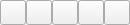
<?xml version="1.0" encoding="UTF-8"?>
<ui version="4.0">
 <class>RomStateFilter</class>
 <widget class="QWidget" name="RomStateFilter">
  <property name="geometry">
   <rect>
    <x>0</x>
    <y>0</y>
    <width>130</width>
    <height>25</height>
   </rect>
  </property>
  <layout class="QGridLayout" name="gridLayout">
   <property name="margin">
    <number>0</number>
   </property>
   <property name="spacing">
    <number>0</number>
   </property>
   <item row="0" column="0">
    <widget class="QToolButton" name="toolButtonCorrect">
     <property name="sizePolicy">
      <sizepolicy hsizetype="MinimumExpanding" vsizetype="MinimumExpanding">
       <horstretch>0</horstretch>
       <verstretch>0</verstretch>
      </sizepolicy>
     </property>
     <property name="focusPolicy">
      <enum>Qt::NoFocus</enum>
     </property>
     <property name="toolTip">
      <string>Toggle ROM state 'correct'</string>
     </property>
     <property name="statusTip">
      <string>Toggle ROM state 'correct'</string>
     </property>
     <property name="icon">
      <iconset resource="qmc2.qrc">
       <normaloff>:/data/img/sphere_green.png</normaloff>:/data/img/sphere_green.png</iconset>
     </property>
     <property name="checkable">
      <bool>true</bool>
     </property>
    </widget>
   </item>
   <item row="0" column="4">
    <widget class="QToolButton" name="toolButtonUnknown">
     <property name="sizePolicy">
      <sizepolicy hsizetype="MinimumExpanding" vsizetype="MinimumExpanding">
       <horstretch>0</horstretch>
       <verstretch>0</verstretch>
      </sizepolicy>
     </property>
     <property name="focusPolicy">
      <enum>Qt::NoFocus</enum>
     </property>
     <property name="toolTip">
      <string>Toggle ROM state 'unknown'</string>
     </property>
     <property name="statusTip">
      <string>Toggle ROM state 'unknown'</string>
     </property>
     <property name="icon">
      <iconset resource="qmc2.qrc">
       <normaloff>:/data/img/sphere_blue.png</normaloff>:/data/img/sphere_blue.png</iconset>
     </property>
     <property name="checkable">
      <bool>true</bool>
     </property>
    </widget>
   </item>
   <item row="0" column="1">
    <widget class="QToolButton" name="toolButtonMostlyCorrect">
     <property name="sizePolicy">
      <sizepolicy hsizetype="MinimumExpanding" vsizetype="MinimumExpanding">
       <horstretch>0</horstretch>
       <verstretch>0</verstretch>
      </sizepolicy>
     </property>
     <property name="focusPolicy">
      <enum>Qt::NoFocus</enum>
     </property>
     <property name="toolTip">
      <string>Toggle ROM state 'mostly correct'</string>
     </property>
     <property name="statusTip">
      <string>Toggle ROM state 'mostly correct'</string>
     </property>
     <property name="icon">
      <iconset resource="qmc2.qrc">
       <normaloff>:/data/img/sphere_yellowgreen.png</normaloff>:/data/img/sphere_yellowgreen.png</iconset>
     </property>
     <property name="checkable">
      <bool>true</bool>
     </property>
    </widget>
   </item>
   <item row="0" column="3">
    <widget class="QToolButton" name="toolButtonNotFound">
     <property name="sizePolicy">
      <sizepolicy hsizetype="MinimumExpanding" vsizetype="MinimumExpanding">
       <horstretch>0</horstretch>
       <verstretch>0</verstretch>
      </sizepolicy>
     </property>
     <property name="focusPolicy">
      <enum>Qt::NoFocus</enum>
     </property>
     <property name="toolTip">
      <string>Toggle ROM state 'not found'</string>
     </property>
     <property name="statusTip">
      <string>Toggle ROM state 'not found'</string>
     </property>
     <property name="icon">
      <iconset resource="qmc2.qrc">
       <normaloff>:/data/img/sphere_grey.png</normaloff>:/data/img/sphere_grey.png</iconset>
     </property>
     <property name="checkable">
      <bool>true</bool>
     </property>
    </widget>
   </item>
   <item row="0" column="2">
    <widget class="QToolButton" name="toolButtonIncorrect">
     <property name="sizePolicy">
      <sizepolicy hsizetype="MinimumExpanding" vsizetype="MinimumExpanding">
       <horstretch>0</horstretch>
       <verstretch>0</verstretch>
      </sizepolicy>
     </property>
     <property name="focusPolicy">
      <enum>Qt::NoFocus</enum>
     </property>
     <property name="toolTip">
      <string>Toggle ROM state 'incorrect'</string>
     </property>
     <property name="statusTip">
      <string>Toggle ROM state 'incorrect'</string>
     </property>
     <property name="icon">
      <iconset resource="qmc2.qrc">
       <normaloff>:/data/img/sphere_red.png</normaloff>:/data/img/sphere_red.png</iconset>
     </property>
     <property name="checkable">
      <bool>true</bool>
     </property>
    </widget>
   </item>
  </layout>
 </widget>
 <tabstops>
  <tabstop>toolButtonCorrect</tabstop>
  <tabstop>toolButtonMostlyCorrect</tabstop>
  <tabstop>toolButtonIncorrect</tabstop>
  <tabstop>toolButtonNotFound</tabstop>
  <tabstop>toolButtonUnknown</tabstop>
 </tabstops>
 <resources>
  <include location="qmc2.qrc"/>
 </resources>
 <connections/>
</ui>
